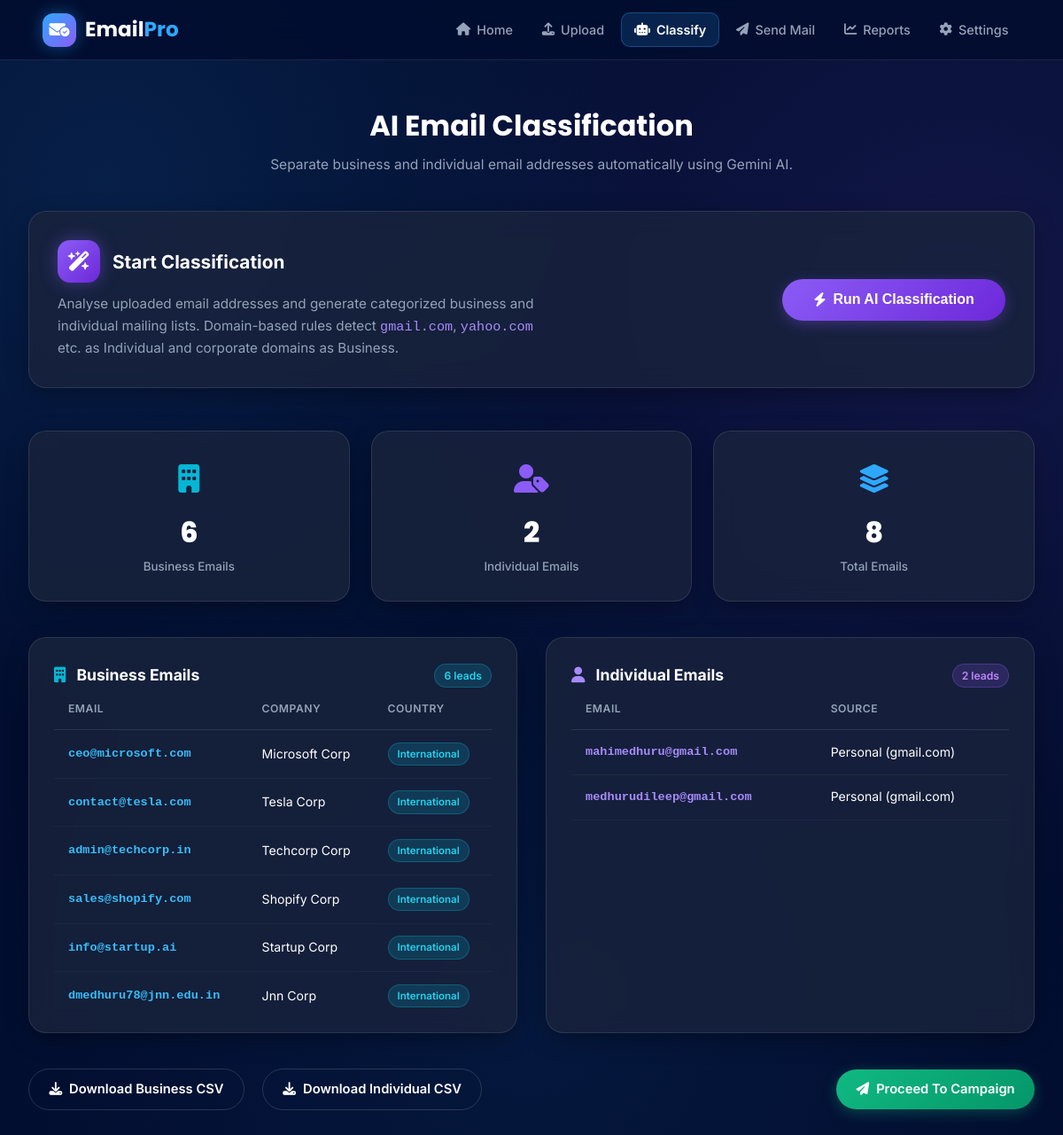
The app's page /classify with its own data.
### tables this page shows
CREATE TABLE emails (
        id INTEGER PRIMARY KEY AUTOINCREMENT,
        email TEXT UNIQUE,
        category TEXT DEFAULT 'Unclassified',
        status TEXT DEFAULT 'Valid',
        created_at TEXT
    );

### app.py (the view)
@app.route('/classify', methods=['GET'])
def classify_page():
    stats = generate_statistics()
    business_emails = [e for e in stats['emails'] if e.get('category', '').lower() == 'business']
    individual_emails = [e for e in stats['emails'] if e.get('category', '').lower() == 'individual']
    return render_template('classify.html',
                           stats=stats,
                           classification=None,
                           business_emails=business_emails,
                           individual_emails=individual_emails,
                           page='classify')

### utils.py (called while the page is built)
def get_db_connection():
    conn = sqlite3.connect(config.DATABASE)
    conn.row_factory = sqlite3.Row
    return conn

### templates/classify.html (shortened to what this page needs)
{% extends "base.html" %}
{% block content %}
<div class="section-header">
  <h1 class="section-title">AI Email Classification</h1>
  <p class="section-subtitle">Separate business and individual email addresses automatically using Gemini AI.</p>
</div>
<div class="emailpro-card classify-action-card" style="margin-bottom: 3rem;">
  <div class="classify-action-inner">
    <div>
      <div style="display: flex; align-items: center; gap: 14px; margin-bottom: 0.75rem;">
        <div style="width: 48px; height: 48px; background: linear-gradient(135deg, #8b5cf6, #6d28d9); border-radius: 14px; display: flex; align-items: center; justify-content: center; font-size: 1.4rem; color: white; box-shadow: 0 0 20px rgba(139,92,246,0.4);">
          <i class="fa-solid fa-wand-magic-sparkles"></i>
        </div>
        <h3 style="font-size: 1.3rem; font-weight: 700; color: white;">Start Classification</h3>
      </div>
      <p style="font-size: 0.95rem; color: #94a3b8; max-width: 560px;">
        Analyse uploaded email addresses and generate categorized business and individual mailing lists.
        Domain-based rules detect <code style="color: #a78bfa;">gmail.com</code>, <code style="color: #a78bfa;">yahoo.com</code> etc. as Individual and corporate domains as Business.
      </p>
    </div>
    <form action="{{ url_for('classify_action') }}" method="POST">
      <button type="submit" class="btn-emailpro btn-purple" style="padding: 0.9rem 2.2rem; font-size: 1rem; white-space: nowrap;">
        <i class="fa-solid fa-bolt"></i> Run AI Classification
      </button>
    </form>
  </div>
</div>
<div class="stats-cards-grid" style="grid-template-columns: repeat(3, 1fr); margin-bottom: 2.5rem;">
  <div class="emailpro-card stat-card-widget">
    <div class="stat-icon" style="color: #06b6d4;"><i class="fa-solid fa-building"></i></div>
    <div class="stat-number">{{ classification.business_count if classification else stats.business_count }}</div>
    <div class="stat-label">Business Emails</div>
  </div>
  <div class="emailpro-card stat-card-widget">
    <div class="stat-icon" style="color: #8b5cf6;"><i class="fa-solid fa-user-tag"></i></div>
    <div class="stat-number">{{ classification.individual_count if classification else stats.individual_count }}</div>
    <div class="stat-label">Individual Emails</div>
  </div>
  <div class="emailpro-card stat-card-widget">
    <div class="stat-icon" style="color: #2ea8ff;"><i class="fa-solid fa-layer-group"></i></div>
    <div class="stat-number">{{ classification.total if classification else stats.total_emails }}</div>
    <div class="stat-label">Total Emails</div>
  </div>
</div>
<div style="display: grid; grid-template-columns: 1fr 1fr; gap: 2rem; margin-bottom: 2.5rem;">
  <div class="emailpro-card">
    <div class="table-header-row">
      <h3 class="table-heading"><i class="fa-solid fa-building" style="color: #06b6d4; margin-right: 8px;"></i> Business Emails</h3>
      <span class="badge badge-cyan">{{ business_emails|length }} leads</span>
    </div>
    <div class="table-responsive" style="max-height: 360px; overflow-y: auto;">
      <table class="emailpro-table">
        <thead>
          <tr>
            <th>Email</th>
            <th>Company</th>
            <th>Country</th>
          </tr>
        </thead>
        <tbody>
          {% if business_emails %}
            {% for item in business_emails %}
              <tr>
                <td style="font-family: monospace; color: #38bdf8; font-weight: 600; font-size: 0.85rem;">{{ item.email }}</td>
                <td>
                  {% if "@" in item.email %}
                    {{ item.email.split('@')[1].split('.')[0].capitalize() }} Corp
                  {% else %}N/A{% endif %}
                </td>
                <td><span class="badge badge-cyan" style="font-size: 0.72rem;">International</span></td>
              </tr>
            {% endfor %}
          {% else %}
            <tr>
              <td colspan="3" class="table-empty-msg">Run AI Classification to populate.</td>
            </tr>
          {% endif %}
        </tbody>
      </table>
    </div>
  </div>
  <div class="emailpro-card">
    <div class="table-header-row">
      <h3 class="table-heading"><i class="fa-solid fa-user" style="color: #a78bfa; margin-right: 8px;"></i> Individual Emails</h3>
      <span class="badge badge-purple">{{ individual_emails|length }} leads</span>
    </div>
    <div class="table-responsive" style="max-height: 360px; overflow-y: auto;">
      <table class="emailpro-table">
        <thead>
          <tr>
            <th>Email</th>
            <th>Source</th>
          </tr>
        </thead>
        <tbody>
          {% if individual_emails %}
            {% for item in individual_emails %}
              <tr>
                <td style="font-family: monospace; color: #a78bfa; font-weight: 600; font-size: 0.85rem;">{{ item.email }}</td>
                <td>
                  {% if "@" in item.email %}
                    Personal ({{ item.email.split('@')[1] }})
                  {% else %}Generic{% endif %}
                </td>
              </tr>
            {% endfor %}
          {% else %}
            <tr>
              <td colspan="2" class="table-empty-msg">Run AI Classification to populate.</td>
            </tr>
          {% endif %}
        </tbody>
      </table>
    </div>
  </div>
</div>
<div style="display: flex; gap: 1.25rem; flex-wrap: wrap; align-items: center;">
  <a href="{{ url_for('download_business_csv') }}" class="btn-emailpro btn-outline">
    <i class="fa-solid fa-download"></i> Download Business CSV
  </a>
  <a href="{{ url_for('download_individual_csv') }}" class="btn-emailpro btn-outline">
    <i class="fa-solid fa-download"></i> Download Individual CSV
  </a>
  <a href="{{ url_for('send_mail_page') }}" class="btn-emailpro btn-emerald" style="margin-left: auto;">
    <i class="fa-solid fa-paper-plane"></i> Proceed To Campaign
  </a>
</div>
{% endblock %}

### static/css/style.css (style rules this page uses)
:root { --bg-color: #020d2f; --card-bg: rgba(25, 35, 60, 0.8); --primary-color: #2ea8ff; --secondary-color: #8b5cf6; --text-color: #ffffff; --muted-text: #94a3b8; --card-border: rgba(255, 255, 255, 0.1); }
* { margin: 0; padding: 0; box-sizing: border-box; }
body { font-family: 'Inter', 'Poppins', sans-serif; background-color: var(--bg-color); color: var(--text-color); line-height: 1.6; min-height: 100vh; background-image: radial-gradient(circle at 10% 15%, rgba(46,168,255,0.12) 0%, transparent 40%), radial-gradient(circle at 90% 25%, rgba(139,92,246,0.12) 0%, transparent 45%), radial-gradient(circle at 50% 85%, rgba(46,168,255,0.07) 0%, transparent 50%); background-attachment: fixed; }
.section-header { text-align: center; margin-bottom: 2.5rem; }
.section-title { font-family: 'Poppins', sans-serif; font-size: 2rem; font-weight: 700; color: white; margin-bottom: 0.4rem; }
.section-subtitle { font-size: 0.97rem; color: var(--muted-text); max-width: 600px; margin: 0 auto; }
.emailpro-card { background: var(--card-bg); backdrop-filter: blur(15px); -webkit-backdrop-filter: blur(15px); border-radius: 20px; border: 1px solid var(--card-border); padding: 1.75rem; box-shadow: 0 8px 32px -8px rgba(0,0,0,0.45); transition: border-color 0.25s ease, box-shadow 0.25s ease; }
.btn-emailpro { display: inline-flex; align-items: center; justify-content: center; gap: 8px; padding: 0.7rem 1.4rem; font-size: 0.92rem; font-weight: 600; border-radius: 9999px; background: linear-gradient(135deg, #2ea8ff 0%, #0284c7 100%); color: white; border: none; cursor: pointer; text-decoration: none; box-shadow: 0 4px 16px rgba(46,168,255,0.3); transition: all 0.22s ease; }
.btn-outline { background: transparent !important; border: 1px solid rgba(255,255,255,0.15); box-shadow: none !important; color: white !important; }
.btn-purple { background: linear-gradient(135deg, #8b5cf6 0%, #6d28d9 100%) !important; box-shadow: 0 4px 16px rgba(139,92,246,0.3) !important; }
.btn-emerald { background: linear-gradient(135deg, #10b981 0%, #059669 100%) !important; box-shadow: 0 4px 16px rgba(16,185,129,0.3) !important; }
.badge { display: inline-flex; align-items: center; gap: 4px; padding: 3px 10px; border-radius: 20px; font-size: 0.76rem; font-weight: 600; }
.badge-purple { background: rgba(139,92,246,0.18); color: #c084fc; border: 1px solid rgba(139,92,246,0.3); }
.badge-cyan { background: rgba(6,182,212,0.18); color: #22d3ee; border: 1px solid rgba(6,182,212,0.3); }
.table-responsive { width: 100%; overflow-x: auto; }
.emailpro-table { width: 100%; border-collapse: collapse; text-align: left; }
.emailpro-table th { padding: 0.85rem 1rem; font-size: 0.76rem; font-weight: 600; color: var(--muted-text); text-transform: uppercase; letter-spacing: 0.04em; border-bottom: 1px solid var(--card-border); }
.emailpro-table td { padding: 0.85rem 1rem; font-size: 0.88rem; border-bottom: 1px solid rgba(255,255,255,0.04); vertical-align: middle; }
.table-header-row { display: flex; justify-content: space-between; align-items: center; flex-wrap: wrap; gap: 0.75rem; }
.table-heading { font-size: 1.1rem; font-weight: 700; color: white; }

### static/css/dashboard.css (style rules this page uses)
.stats-cards-grid { display: grid; grid-template-columns: repeat(4, 1fr); gap: 1.5rem; }
.stat-card-widget { display: flex; flex-direction: column; align-items: center; text-align: center; padding: 1.75rem 1rem; }
.stat-icon { font-size: 2rem; margin-bottom: 0.5rem; }
.stat-number { font-family: 'Poppins', sans-serif; font-size: 2rem; font-weight: 800; color: white; margin-bottom: 0.2rem; }
.stat-label { font-size: 0.84rem; color: var(--muted-text); font-weight: 500; }

### static/css/sendmail.css (style rules this page uses)
.classify-action-card { padding: 2rem; }
.classify-action-inner { display: flex; align-items: center; justify-content: space-between; gap: 2rem; flex-wrap: wrap; }

### records on screen
emails: email "ceo@microsoft.com", email.split "Microsoft"
emails: email "contact@tesla.com", email.split "Tesla"
emails: email "admin@techcorp.in", email.split "Techcorp"
emails: email "sales@shopify.com", email.split "Shopify"
emails: email "info@startup.ai", email.split "Startup"
emails: email "dmedhuru78@jnn.edu.in", email.split "Jnn"
emails: email "mahimedhuru@gmail.com", email "gmail.com"
emails: email "medhurudileep@gmail.com", email "gmail.com"

### other values on screen
{{ classification.total if classification else stats.total_emails }} "8"
{{ business_emails|length }} "6"
{{ individual_emails|length }} "2"
